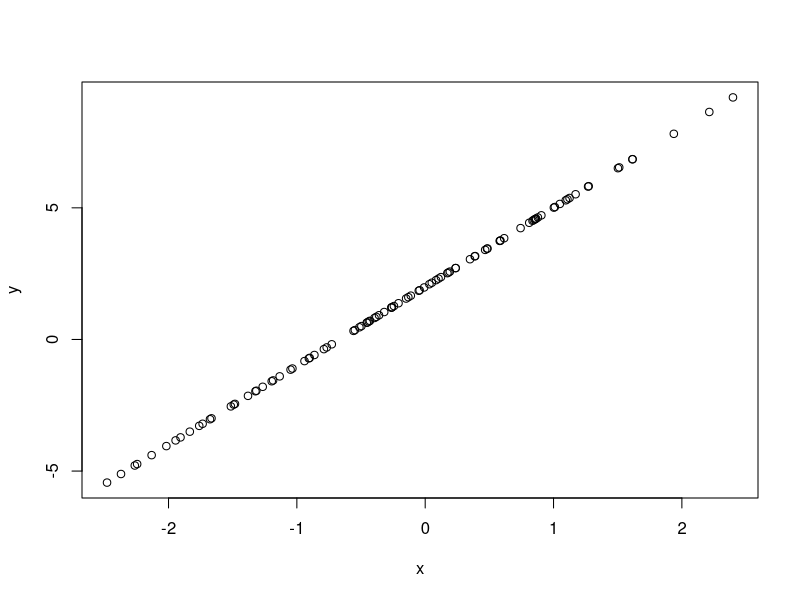
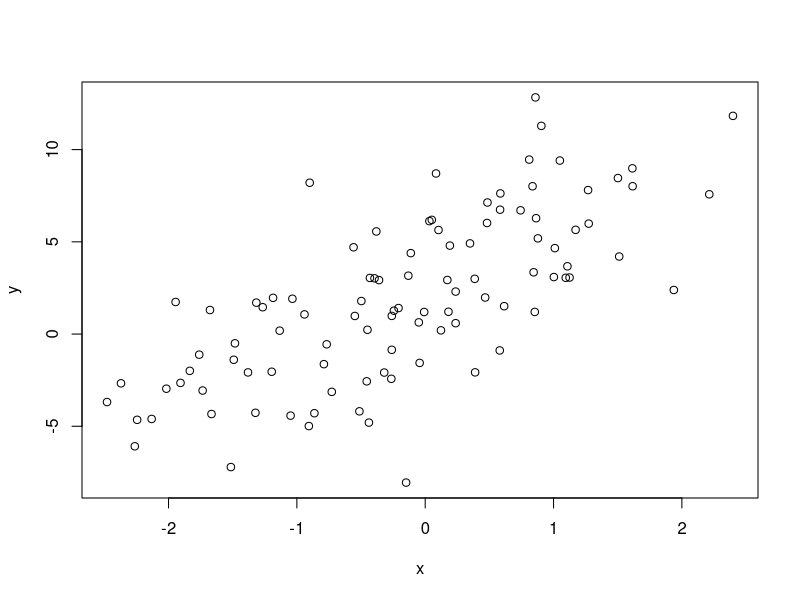
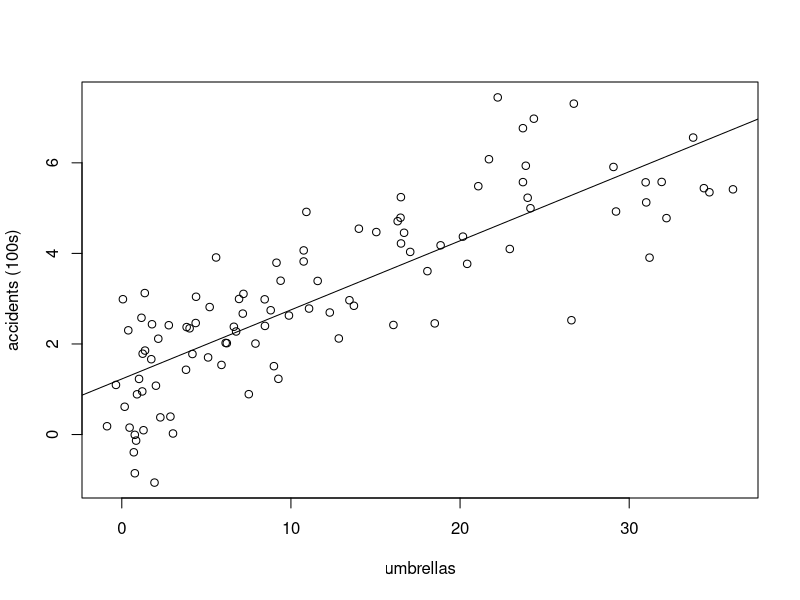
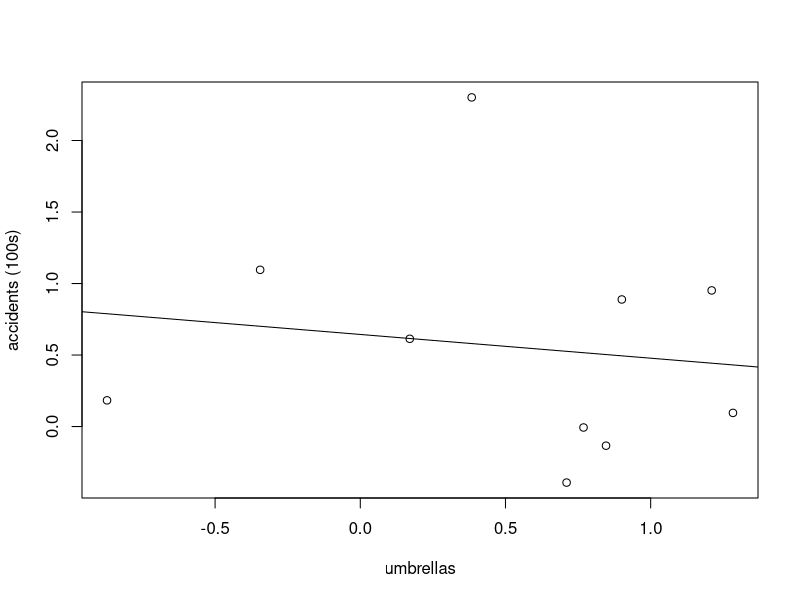
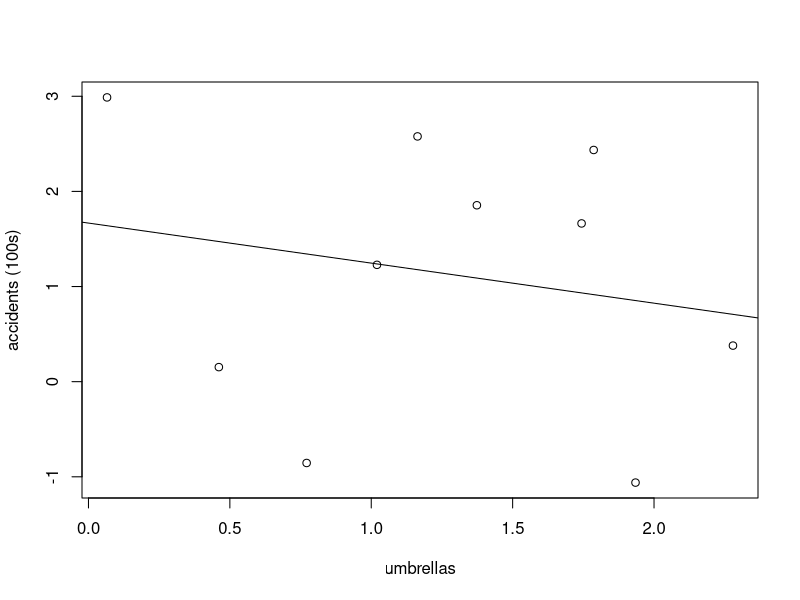
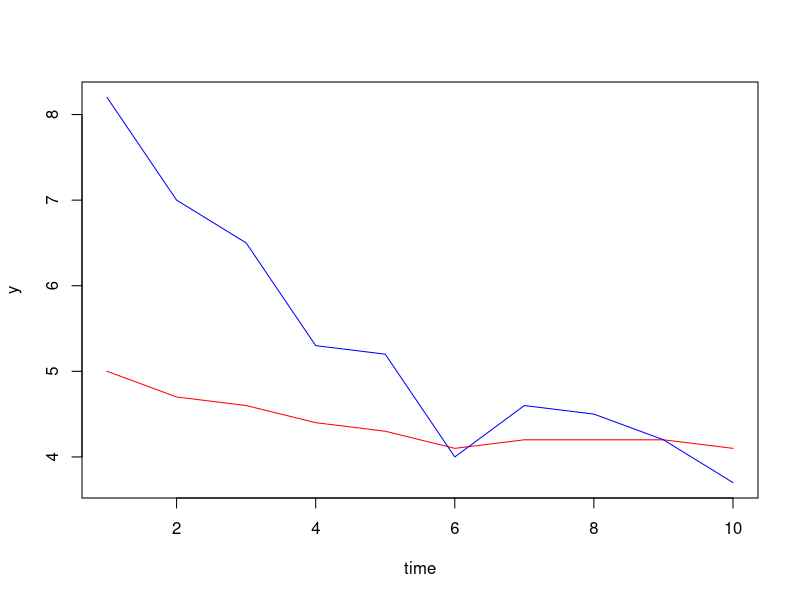
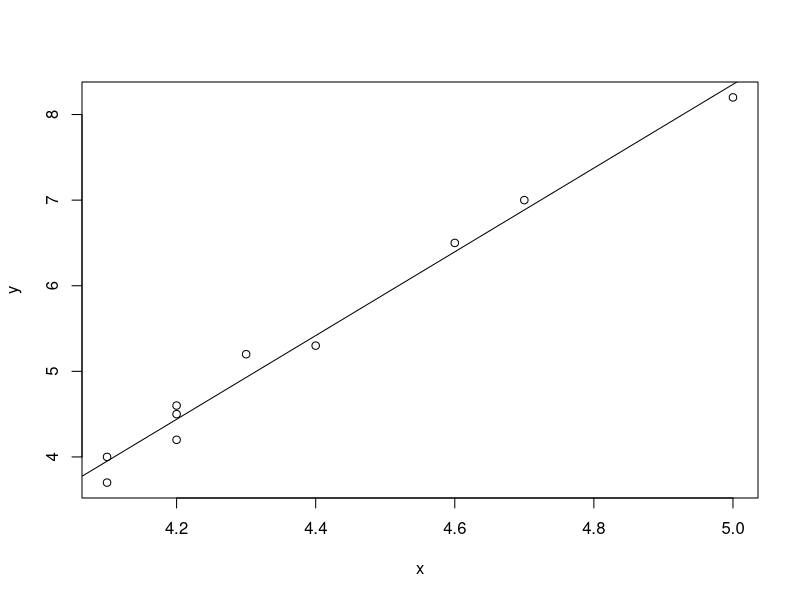
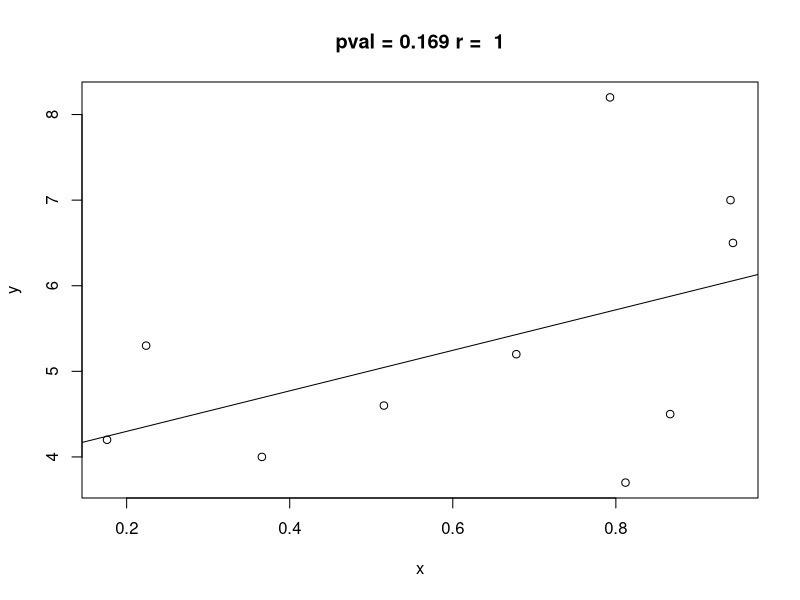

Generate these figures, in order, with R: (Note: a time limit stopped this script after it produced the figures.)
#### epsilon = ignorance

n = 100
p = 1000
sigma = 0.1
x = rnorm(n)
U = matrix(runif(n * p, -0.2, 0.2), nrow = n)

#no noise case
f_of_x = 2 + 3 * x
t_of_xs = f_of_x
y = t_of_xs
plot(x, y)

#a little noise case
eps = rowSums(U[, 1:1000, drop = FALSE])
t_of_xs = f_of_x + eps
y = t_of_xs
plot(x, y)
summary(lm(y ~ x))


##### LRT vs F-test
set.seed(422)
n = 100
p = 10
sigma = 2
X = matrix(runif(n * p), nrow = n)
beta = rep(1, p)
y = X %*% as.matrix(beta) + rnorm(n, 0, sigma)
mod_full = lm(y ~ X)
summary(mod_full)
mod_red = lm(y ~ 1)
summary(mod_red)
anova(mod_red, mod_full, test = "LRT")
anova(mod_red, mod_full, test = "F")


###rainfall (z), umbrellas (X) and car accidents (y) example
set.seed(422)
n = 100
sigma = 0.3
z = runif(n, 0, 6)
x = z^2 + rnorm(n, sigma)
y = z + rnorm(n, sigma)
plot(x, y, xlab = "umbrellas", ylab = "accidents (100s)")
mod = lm(y ~ x)
abline(mod)
summary(mod)

mod = lm(y ~ x + z)
summary(mod)

#accidents vs umbrellas with rainfall constant
z_low = z < quantile(z, 0.1)

mod = lm(y[z_low] ~ x[z_low])
plot(x[z_low], y[z_low], xlab = "umbrellas", ylab = "accidents (100s)")
abline(mod)
summary(mod)

z_low = quantile(z, 0.1) < z & z < quantile(z, 0.2)

mod = lm(y[z_low] ~ x[z_low])
plot(x[z_low], y[z_low], xlab = "umbrellas", ylab = "accidents (100s)")
abline(mod)
summary(mod)




#### spurious correlation

yearly_divorce_rate_maine_per_1000 = c(5,4.7,4.6,4.4,4.3,4.1,4.2,4.2,4.2,4.1)
yearly_US_consumption_margarine_per_capita = c(8.2,7,6.5,5.3,5.2,4,4.6,4.5,4.2,3.7)
n = length(yearly_divorce_rate_maine_per_1000)
plot(1 : n, 
     yearly_divorce_rate_maine_per_1000, 
     type = "l", col = "red", ylab = "y", xlab = "time",
     ylim = c(min(yearly_divorce_rate_maine_per_1000, yearly_US_consumption_margarine_per_capita), max(yearly_divorce_rate_maine_per_1000, yearly_US_consumption_margarine_per_capita)))
points(1 : n, yearly_US_consumption_margarine_per_capita, type = "l", col = "blue")

x = yearly_divorce_rate_maine_per_1000
y = yearly_US_consumption_margarine_per_capita
plot(x, y)
#make a linear model
mod = lm(y ~ x)
summary(mod)
abline(mod)
# F-test says probability of seeing this linear relationship or 
# a relationship better correlated given no linear relationship 
# is about 1 in 100,000,000

#can we duplicate this? with enough time...

r = 0
min_pval = 1
while (TRUE){
  r = r + 1
  if (r %% 10000 == 0){cat("r =", r, "\n")}
  x = runif(n)
  #make a linear model
  mod = lm(y ~ x)
  #grab the pval of the t-test = F-test
  pval = coef(summary(mod))[2, 4]
  
  if (pval < min_pval){
    min_pval = pval
    plot(x, y, main = paste("pval =", signif(pval, 3), "r = ", r))
    abline(mod)
  }
  if (pval < 1e-8){
    break
  }
}
